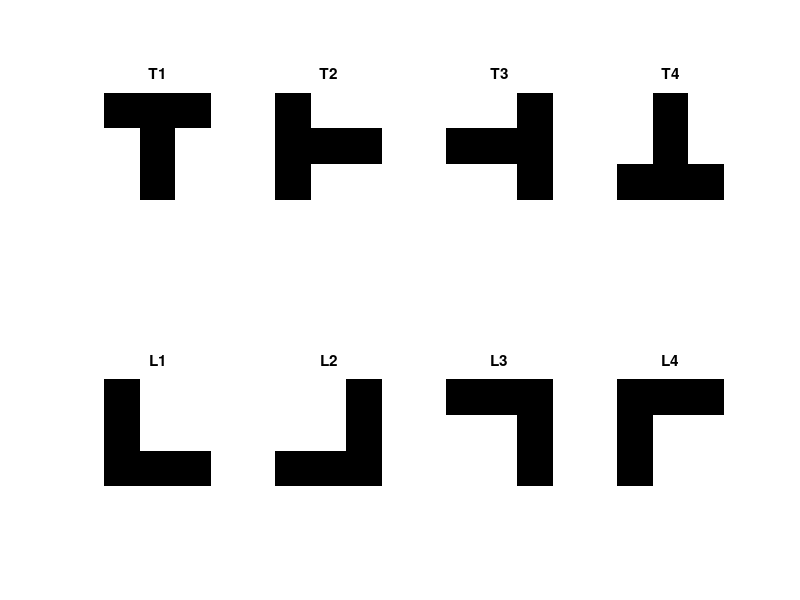

MATLAB code to generate this figure:
clc;
clear all;
close all;

% Generating the Input Patterns
T{1} = [zeros(3,9);ones(6,3) zeros(6,3) ones(6,3)];
T{2} = [zeros(3,3) ones(3,6);zeros(3,9);zeros(3,3) ones(3,6)];
T{3} = [ones(3,6) zeros(3,3);zeros(3,9);ones(3,6) zeros(3,3)];
T{4} = [ones(6,3) zeros(6,3) ones(6,3);zeros(3,9)];
L{1} = [zeros(6,3) ones(6,6);zeros(3,9)];
L{2} = [ones(6,6) zeros(6,3);zeros(3,9)];
L{3} = [zeros(3,9);ones(6,6) zeros(6,3)];
L{4} = [zeros(3,9);zeros(6,3) ones(6,6)];

figure;
subplot(2,4,1);
imshow(uint8(255 * T{1}));
title('T1');
subplot(2,4,2);
imshow(uint8(255 * T{2}));
title('T2');
subplot(2,4,3);
imshow(uint8(255 * T{3}));
title('T3');
subplot(2,4,4);
imshow(uint8(255 * T{4}));
title('T4');
subplot(2,4,5);
imshow(uint8(255 * L{1}));
title('L1');
subplot(2,4,6);
imshow(uint8(255 * L{2}));
title('L2');
subplot(2,4,7);
imshow(uint8(255 * L{3}));
title('L3');
subplot(2,4,8);
imshow(uint8(255 * L{4}));
title('L4');


for i=1:4
    temp1=T{i};
    temp2=L{i};
    
    char_T=[];
    char_L=[];
    
    for j=1:9
        char_T=[char_T  temp1(j,:)];
        char_L=[char_L  temp2(j,:)];
    end;
    
    pat(i,:)=char_T;
    pat(i+4,:)=char_L;
end;



[r1 c1]=size(pat);
w=rand(8,81,'double');
[r2 c2]=size(w);
t=8;
n(1:t)=0.5;
n(t+1)=0.1;
D(1:t)=1;
D(t+1)=0;
epochs=500;
topology=[1 2 3 4 5 6 7 8];

l=1;
for k=1:epochs
    for i=1:r1
        for j=1:r2
            ud(j)=sum((pat(i,:)-w(j,:)).^2);
        end;
        winner=find(ud==min(ud));
        index=find(topology==winner);
       
        
        lm=index-D(l);
        hm=index+D(l);
        
        if lm<1
            lm=1;
        end;
        
        if hm>length(topology)
           hm=length(topology);
        end;
       
        update=topology(lm:hm);

        for j=update
             w(j,:)=w(j,:)+ n(l)*(pat(i,:)-w(j,:));
        end;
        l=l+1;
        if l>t
            l=t+1;
        end;
            cluster(i)=winner;
    end;
end;

cluster



    
        
    
    
    
    